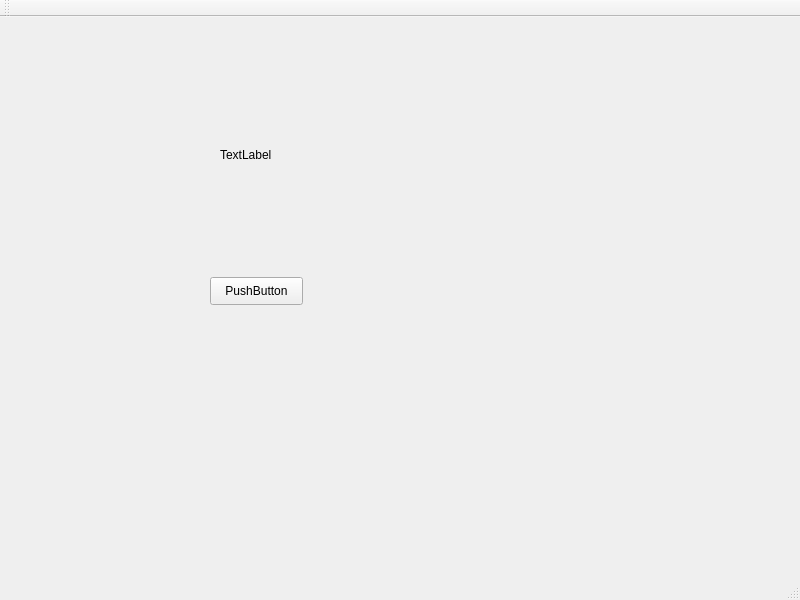
<?xml version="1.0" encoding="UTF-8"?>
<ui version="4.0">
 <class>MainWindow</class>
 <widget class="QMainWindow" name="MainWindow">
  <property name="geometry">
   <rect>
    <x>0</x>
    <y>0</y>
    <width>800</width>
    <height>600</height>
   </rect>
  </property>
  <property name="windowTitle">
   <string>MainWindow</string>
  </property>
  <widget class="QWidget" name="centralWidget">
   <widget class="QPushButton" name="pushButton">
    <property name="geometry">
     <rect>
      <x>210</x>
      <y>260</y>
      <width>93</width>
      <height>28</height>
     </rect>
    </property>
    <property name="text">
     <string>PushButton</string>
    </property>
   </widget>
   <widget class="QLabel" name="label">
    <property name="geometry">
     <rect>
      <x>220</x>
      <y>130</y>
      <width>53</width>
      <height>16</height>
     </rect>
    </property>
    <property name="text">
     <string>TextLabel</string>
    </property>
   </widget>
  </widget>
  <widget class="QMenuBar" name="menuBar">
   <property name="geometry">
    <rect>
     <x>0</x>
     <y>0</y>
     <width>800</width>
     <height>25</height>
    </rect>
   </property>
  </widget>
  <widget class="QToolBar" name="mainToolBar">
   <attribute name="toolBarArea">
    <enum>TopToolBarArea</enum>
   </attribute>
   <attribute name="toolBarBreak">
    <bool>false</bool>
   </attribute>
  </widget>
  <widget class="QStatusBar" name="statusBar"/>
 </widget>
 <layoutdefault spacing="6" margin="11"/>
 <resources/>
 <connections/>
</ui>
